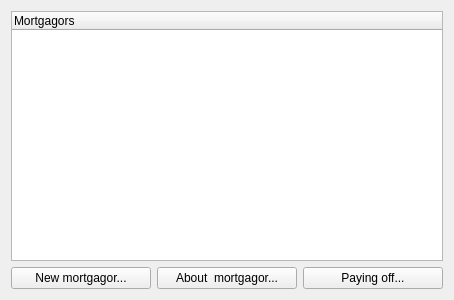
<?xml version="1.0" encoding="UTF-8"?>
<ui version="4.0">
 <class>MortgagorsPanel</class>
 <widget class="QWidget" name="MortgagorsPanel">
  <property name="geometry">
   <rect>
    <x>0</x>
    <y>0</y>
    <width>454</width>
    <height>300</height>
   </rect>
  </property>
  <property name="windowTitle">
   <string>Form</string>
  </property>
  <layout class="QGridLayout">
   <item row="0" column="0">
    <widget class="QTreeWidget" name="listMortgagors">
     <column>
      <property name="text">
       <string>Mortgagors</string>
      </property>
     </column>
    </widget>
   </item>
   <item row="1" column="0">
    <layout class="QHBoxLayout">
     <item>
      <widget class="QPushButton" name="NewBtn">
       <property name="text">
        <string>New mortgagor...</string>
       </property>
      </widget>
     </item>
     <item>
      <widget class="QPushButton" name="infBtn">
       <property name="text">
        <string>About  mortgagor...</string>
       </property>
      </widget>
     </item>
     <item>
      <widget class="QPushButton" name="RemBtn">
       <property name="text">
        <string>Paying off...</string>
       </property>
      </widget>
     </item>
    </layout>
   </item>
  </layout>
 </widget>
 <resources/>
 <connections/>
</ui>
